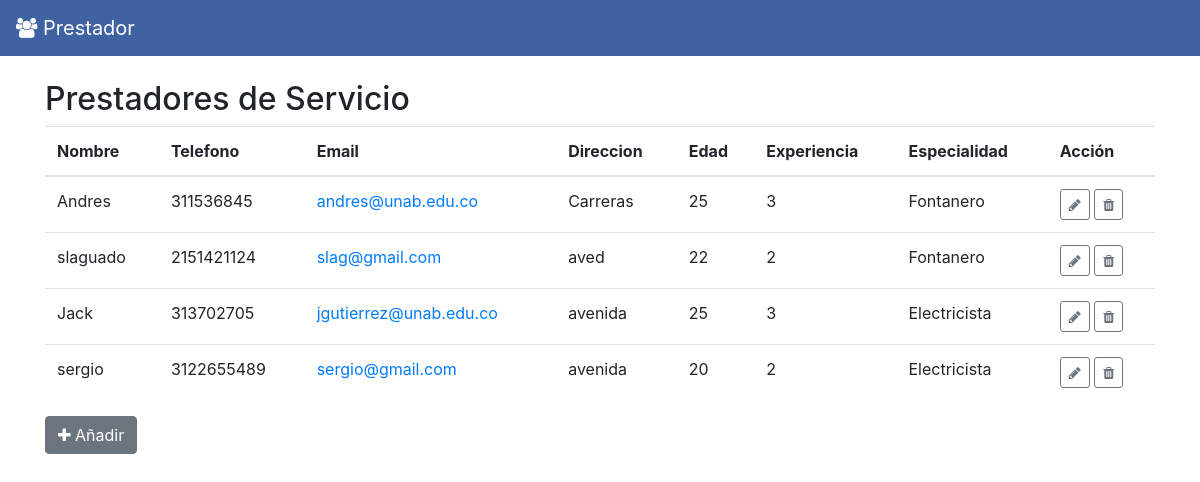
The page / on the database its author committed.
### tables this page shows
CREATE TABLE prestador(id INTEGER PRIMARY KEY AUTOINCREMENT,
nombre TEXT NOT NULL,
telefono TEXT NOT NULL,
email TEXT NOT NULL,
direccion TEXT NOT NULL,
edad INTEGER,
experiencia INTEGER,
especialidad TEXT);

### Server.py (the view)
@app.route('/')
def index():
    prestadores_servicio=query_db("SELECT * FROM prestador")
    return render_template("index.html",prestadores_servicio=prestadores_servicio)

### Server.py (called while the page is built)
def get_db():
    db = getattr(g, '_database', None)
    if db is None:
        db = g._database = sqlite3.connect(DATABASE)
        db.row_factory = sqlite3.Row
    return db

def query_db(query, args=(), one=False):
    cur = get_db().execute(query, args)
    rv = cur.fetchall()
    cur.close()
    return (rv[0] if rv else None) if one else rv

@app.teardown_appcontext
def close_connection(exception):
    db = getattr(g, '_database', None)
    if db is not None:
        db.close()

### templates/index.html
{% extends "base.html" %}
{% block titulo %}Prestadores de Servicio{% endblock %}
{% block contenido %}
<table class="table">
    <thead>
        <tr>
            <th scope="col">Nombre</th>
            <th scope="col">Telefono</th>
            <th scope="col">Email</th>
            <th scope="col">Direccion</th>
            <th scope="col">Edad</th>
            <th scope="col">Experiencia</th>
            <th scope="col">Especialidad</th>
            <th scope="col">Acción</th>
        </tr>
    </thead>
    <tbody>
        {% for prestador in prestadores_servicio %}
        <tr>
            <td>{{prestador.nombre}}</td>
            <td>{{prestador.telefono}}</td>
            <td><a href="mailto:{{prestador.email}}">{{prestador.email}}</a></td>
            <td>{{prestador.direccion}}</td>
            <td>{{prestador.edad}}</td>
            <td>{{prestador.experiencia}}</td>
            <td>{{prestador.especialidad}}</td>
            <td>
                <a class="btn btn-outline-secondary btn-sm" href="./update/{{prestador.id}}"><i class="fa fa-pencil"></i></a>
                <a class="btn btn-outline-secondary btn-sm" href="./delete/{{prestador.id}}"><i class="fa fa-trash"></i></a>
            </td>
        </tr>
        {% endfor %}
    </tbody>
</table>
<a class="btn btn-secondary" href="./create"><i class="fa fa-plus"></i> Añadir</a>
{% endblock %}

### templates/base.html (shortened to what this page needs)
<!DOCTYPE html>
<html lang="fr">
<head>
<link rel="stylesheet" href="https://maxcdn.bootstrapcdn.com/bootstrap/4.0.0-beta.2/css/bootstrap.min.css">
<link rel="stylesheet" href="https://maxcdn.bootstrapcdn.com/font-awesome/4.7.0/css/font-awesome.min.css" >
</head>
<body>
        <nav class="navbar navbar-expand-md navbar-dark fixed-top">
                <a class="navbar-brand" href="/"><i class="fa fa-users"></i> Prestador</a>
    </nav>
    <div class="container ">
        <h2>{% block titulo %}Registros{% endblock %}</h2>
        {% block contenido %}contenido{% endblock %}
    </div>
    </body>
</html>

### templates/base.html (style rules this page uses)
.container { padding-top: 80px }
.navbar { background-color: #3f62a3; }

### rows shown on the page
prestador: nombre "Andres", telefono "311536845", email "andres@unab.edu.co", direccion "Carreras", edad "25", experiencia "3", especialidad "Fontanero"
prestador: nombre "slaguado", telefono "2151421124", email "slag@gmail.com", direccion "aved", edad "22", experiencia "2", especialidad "Fontanero"
prestador: nombre "Jack", telefono "313702705", email "jgutierrez@unab.edu.co", direccion "avenida", edad "25", experiencia "3", especialidad "Electricista"
prestador: nombre "sergio", telefono "3122655489", email "sergio@gmail.com", direccion "avenida", edad "20", experiencia "2", especialidad "Electricista"
